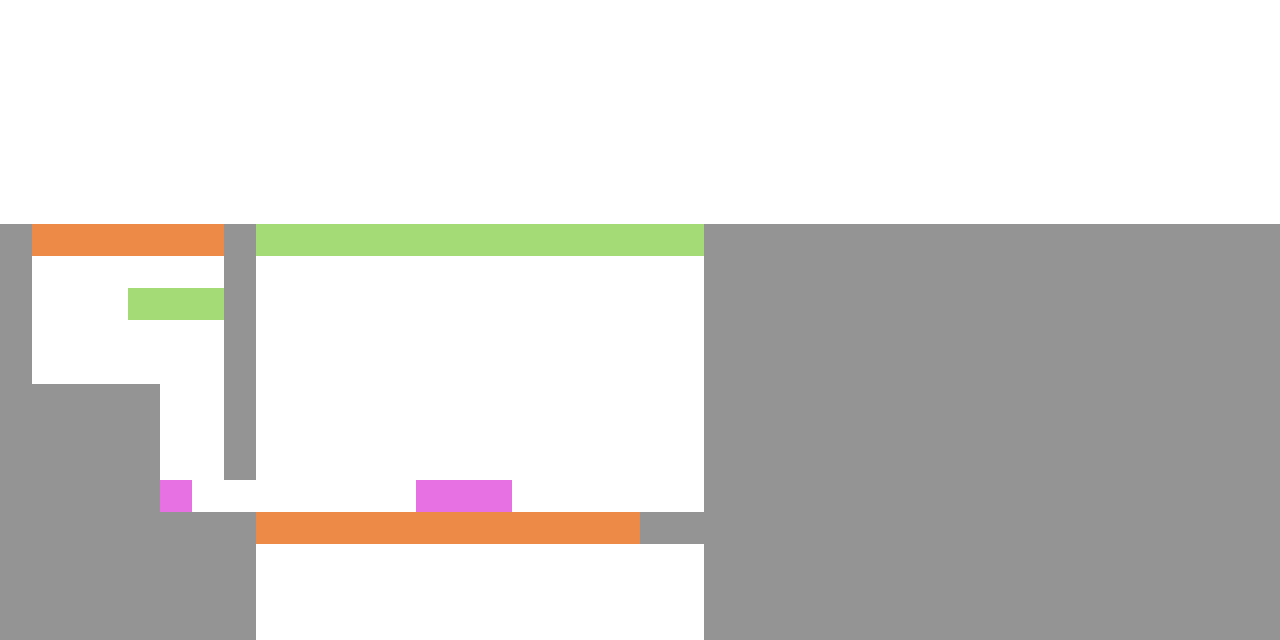

This game map was drawn from its Tiled (.tmx) file and the tilesets committed beside it. A one-line description and the trimmed map source follow:
An orthogonal 40x20 tile map with 32x32 px tiles, 5 tile layers (backgroundLayer, blockedLayer, moveableLayer1, orangeFilter, ...) and 18 objects.

<map version="1.2" tiledversion="1.2.3" orientation="orthogonal" renderorder="right-down" width="40" height="20" tilewidth="32" tileheight="32" infinite="0" nextlayerid="10" nextobjectid="23">
 <tileset firstgid="1" name="tileset" tilewidth="32" tileheight="32" tilecount="16" columns="4">
  <image source="tileset.png" width="128" height="128" />
 </tileset>
 <layer id="3" name="backgroundLayer" width="40" height="20">
  <data>[800 cells, 800 non-empty, 1 distinct tile ids]</data>
 </layer>
 <layer id="2" name="blockedLayer" width="40" height="20">
  <data>[800 cells, 303 non-empty, 2 distinct tile ids]</data>
 </layer>
 <layer id="7" name="moveableLayer1" width="40" height="20">
  <properties>
   <property name="id" type="int" value="1" />
   <property name="type" value="moveableLayer" />
  </properties>
  <data>[800 cells, 4 non-empty, 1 distinct tile ids]</data>
 </layer>
 <objectgroup id="6" name="objectsLayer">
  <properties>
   <property name="id" type="int" value="1" />
   <property name="type" value="button" />
  </properties>
  <object id="5" gid="7" x="1088" y="192" width="32" height="32">
   <properties>
    <property name="type" value="exit" />
   </properties>
  </object>
  <object id="6" gid="7" x="96" y="192" width="32" height="32">
   <properties>
    <property name="type" value="playerStart" />
   </properties>
  </object>
  <object id="7" gid="7" x="640" y="512" width="32" height="32">
   <properties>
    <property name="id" type="int" value="1" />
    <property name="type" value="button" />
   </properties>
  </object>
  <object id="8" gid="7" x="64" y="384" width="32" height="32">
   <properties>
    <property name="id" type="int" value="1" />
    <property name="type" value="button" />
   </properties>
  </object>
  <object id="9" gid="7" x="512" y="640" width="32" height="32">
   <properties>
    <property name="type" value="spike" />
   </properties>
  </object>
  <object id="10" gid="7" x="256" y="640" width="32" height="32">
   <properties>
    <property name="type" value="spike" />
   </properties>
  </object>
  <object id="11" gid="7" x="288" y="640" width="32" height="32">
   <properties>
    <property name="type" value="spike" />
   </properties>
  </object>
  <object id="12" gid="7" x="320" y="640" width="32" height="32">
   <properties>
    <property name="type" value="spike" />
   </properties>
  </object>
  <object id="13" gid="7" x="352" y="640" width="32" height="32">
   <properties>
    <property name="type" value="spike" />
   </properties>
  </object>
  <object id="14" gid="7" x="384" y="640" width="32" height="32">
   <properties>
    <property name="type" value="spike" />
   </properties>
  </object>
  <object id="15" gid="7" x="448" y="640" width="32" height="32">
   <properties>
    <property name="type" value="spike" />
   </properties>
  </object>
  <object id="16" gid="7" x="416" y="640" width="32" height="32">
   <properties>
    <property name="type" value="spike" />
   </properties>
  </object>
  <object id="17" gid="7" x="480" y="640" width="32" height="32">
   <properties>
    <property name="type" value="spike" />
   </properties>
  </object>
  <object id="18" gid="7" x="544" y="640" width="32" height="32">
   <properties>
    <property name="type" value="spike" />
   </properties>
  </object>
  <object id="19" gid="7" x="576" y="640" width="32" height="32">
   <properties>
    <property name="type" value="spike" />
   </properties>
  </object>
  <object id="20" gid="7" x="608" y="640" width="32" height="32">
   <properties>
    <property name="type" value="spike" />
   </properties>
  </object>
  <object id="21" gid="7" x="640" y="640" width="32" height="32">
   <properties>
    <property name="type" value="spike" />
   </properties>
  </object>
  <object id="22" gid="7" x="672" y="640" width="32" height="32">
   <properties>
    <property name="type" value="spike" />
   </properties>
  </object>
 </objectgroup>
 <layer id="5" name="orangeFilter" width="40" height="20">
  <properties>
   <property name="color" value="ED8A47" />
   <property name="type" value="filterLayer" />
  </properties>
  <data>[800 cells, 16 non-empty, 1 distinct tile ids]</data>
 </layer>
 <layer id="4" name="greenFilter" width="40" height="20">
  <properties>
   <property name="color" value="A4DB77" />
   <property name="type" value="filterLayer" />
  </properties>
  <data>[800 cells, 17 non-empty, 1 distinct tile ids]</data>
 </layer>
</map>
